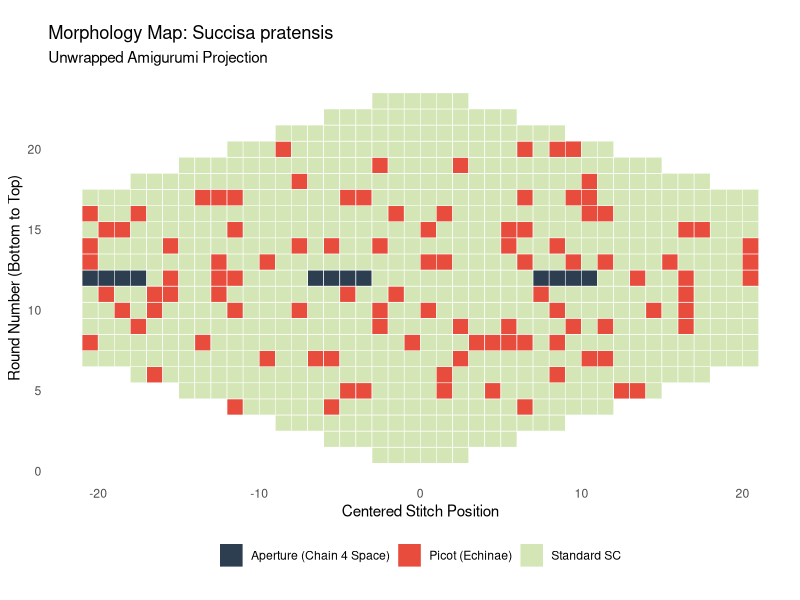

This figure's R source:
## ---- chunk 1
#| label: pollen-map
library(ggplot2)
library(dplyr)
library(purrr)
library(tidyr)

# 1. Define the amigurumi spherical structure (Rounds and Stitch Counts)
pattern_structure <- data.frame(
  Round = 1:23,
  Total_Stitches = c(6, 12, 18, 24, 30, 36, 42, 42, 42, 42, 
                     42, 42, 42, 42, 42, 42, 42, 
                     36, 30, 24, 18, 12, 6)
)

# 2. Expand into a full stitch-by-stitch grid
grid <- pattern_structure %>%
  mutate(Stitch_Number = map(Total_Stitches, ~1:.x)) %>%
  unnest(Stitch_Number)

# 3. Center the stitches for a 2D "map projection" of the sphere
grid <- grid %>%
  group_by(Round) %>%
  mutate(
    X_Coord = Stitch_Number - (Total_Stitches / 2) - 0.5,
    Stitch_Type = "Standard SC"
  ) %>%
  ungroup()

# 4. Inject the Botanical Morphology
set.seed(42) # Keeps the random spines in the exact same spot every time you render

grid <- grid %>%
  mutate(
    Stitch_Type = case_when(
      # The 3 Apertures (Pores) on Round 12, spaced evenly
      Round == 12 & Stitch_Number %in% c(1:4, 15:18, 29:32) ~ "Aperture (Chain 4 Space)",
      
      # Randomly scatter Picots (Echinae) for texture (~15% density)
      # Excluding the poles and the pores to maintain structural integrity
      Round > 3 & Round < 21 & runif(n()) < 0.15 ~ "Picot (Echinae)",
      
      TRUE ~ Stitch_Type
    )
  )

# 5. Visualize the unwrapped pollen grain
ggplot(grid, aes(x = X_Coord, y = Round, fill = Stitch_Type)) +
  geom_tile(color = "white", linewidth = 0.2, width = 1, height = 1) +
  scale_fill_manual(values = c(
    "Standard SC" = "#D4E6B5",            
    "Aperture (Chain 4 Space)" = "#2C3E50", 
    "Picot (Echinae)" = "#E74C3C"         
  )) +
  theme_minimal() +
  coord_fixed(ratio = 1) +
  labs(
    title = "Morphology Map: Succisa pratensis",
    subtitle = "Unwrapped Amigurumi Projection",
    x = "Centered Stitch Position", 
    y = "Round Number (Bottom to Top)"
  ) +
  theme(
    panel.grid = element_blank(),
    legend.position = "bottom",
    legend.title = element_blank()
  )
